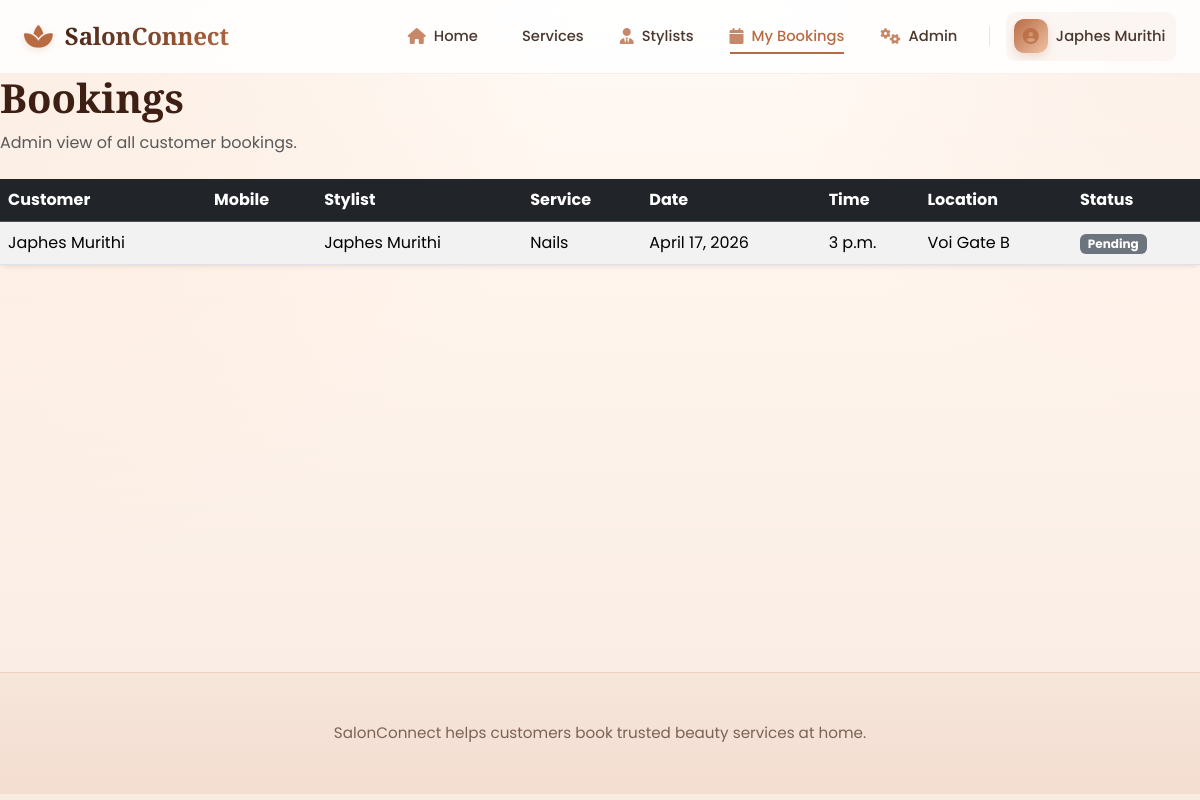
The app's page /bookings/ (signed in), older data.
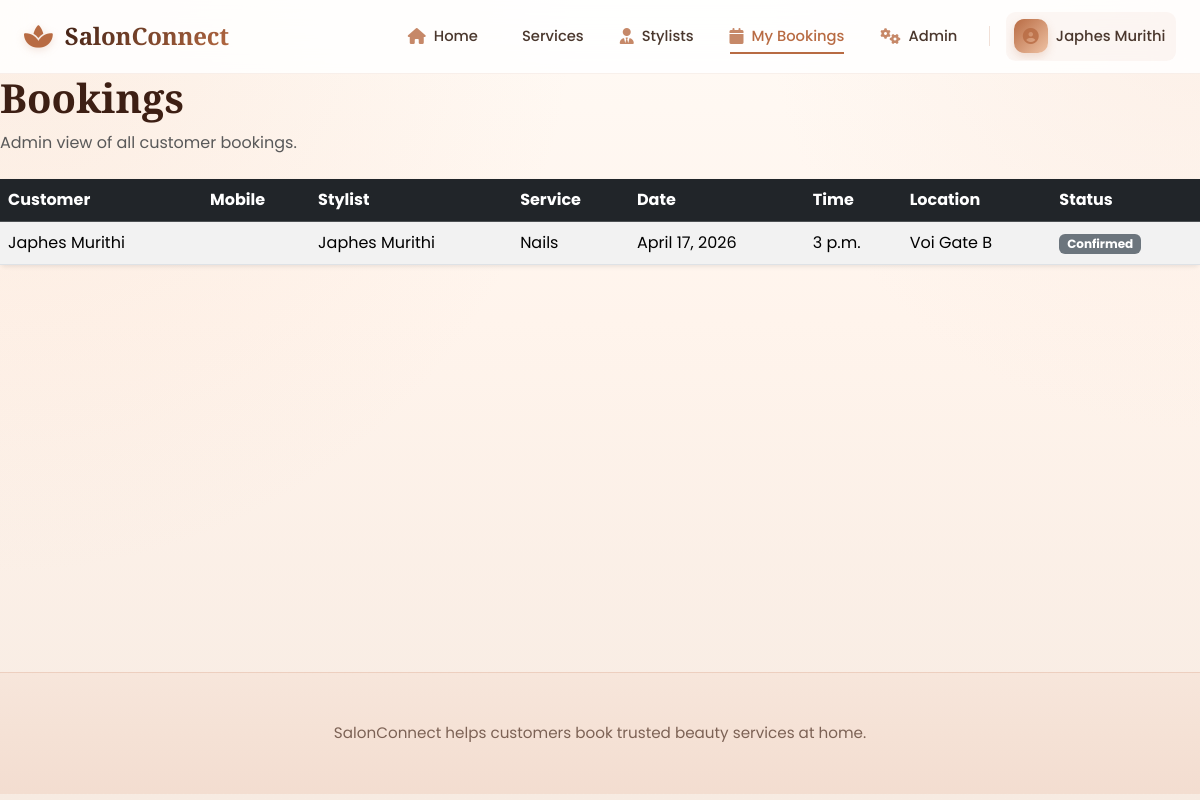
The same page, newer data.
### core/models.py (models this page shows, shortened)
class Booking(models.Model):
    STATUS_PENDING = "Pending"
    STATUS_CONFIRMED = "Confirmed"
    STATUS_COMPLETED = "Completed"
    STATUS_CHOICES = [
        (STATUS_PENDING, "Pending"),
        (STATUS_CONFIRMED, "Confirmed"),
        (STATUS_COMPLETED, "Completed"),
    ]
    customer = models.ForeignKey(
        User, on_delete=models.CASCADE, related_name="customer_bookings"
    )
    stylist = models.ForeignKey(
        StylistProfile, on_delete=models.CASCADE, related_name="bookings"
    )
    service = models.ForeignKey(Service, on_delete=models.CASCADE, related_name="bookings")
    date = models.DateField()
    time = models.TimeField()
    mobile_number = models.CharField(max_length=20, default="", blank=True)
    location = models.CharField(max_length=255)
    status = models.CharField(
        max_length=20, choices=STATUS_CHOICES, default=STATUS_PENDING
    )
    created_at = models.DateTimeField(auto_now_add=True)
    class Meta:
        ordering = ["-date", "-time"]

class StylistProfile(models.Model):
    user = models.OneToOneField(User, on_delete=models.CASCADE)
    full_name = models.CharField(max_length=150)
    phone = models.CharField(max_length=20)
    location = models.CharField(max_length=100)
    bio = models.TextField()
    profile_image = models.ImageField(upload_to="stylists/", blank=True, null=True)
    is_available = models.BooleanField(default=True)
    class Meta:
        ordering = ["full_name"]

class Service(models.Model):
    name = models.CharField(max_length=100)
    description = models.TextField()
    price = models.DecimalField(max_digits=8, decimal_places=2)
    image = models.ImageField(upload_to="services/", blank=True, null=True)
    class Meta:
        ordering = ["name"]

### core/views.py (the view)
# urls.py: path("bookings/", views.booking_list, name="booking_list"),
@login_required
def booking_list(request):
    if request.user.is_superuser:
        bookings = Booking.objects.select_related(
            "customer", "stylist", "service"
        ).all()
    else:
        bookings = Booking.objects.select_related(
            "customer", "stylist", "service"
        ).filter(customer=request.user)
    return render(request, "core/bookings.html", {"bookings": bookings})

### templates/core/bookings.html
{% extends 'base.html' %}
{% block content %}
<section class="page-header mb-4">
    <h1 class="display-6 fw-bold">Bookings</h1>
    <p class="text-muted">
        {% if user.is_staff %}
            Admin view of all customer bookings.
        {% else %}
            Track your upcoming and completed appointments.
        {% endif %}
    </p>
</section>
<div class="card border-0 shadow-sm">
    <div class="card-body p-0">
        <div class="table-responsive">
            <table class="table table-striped align-middle mb-0">
                <thead class="table-dark">
                    <tr>
                        <th>Customer</th>
                        <th>Mobile</th>
                        <th>Stylist</th>
                        <th>Service</th>
                        <th>Date</th>
                        <th>Time</th>
                        <th>Location</th>
                        <th>Status</th>
                    </tr>
                </thead>
                <tbody>
                    {% for booking in bookings %}
                        <tr>
                            <td>{{ booking.customer.username }}</td>
                            <td>{{ booking.mobile_number }}</td>
                            <td>{{ booking.stylist.full_name }}</td>
                            <td>{{ booking.service.name }}</td>
                            <td>{{ booking.date }}</td>
                            <td>{{ booking.time }}</td>
                            <td>{{ booking.location }}</td>
                            <td><span class="badge bg-secondary">{{ booking.status }}</span></td>
                        </tr>
                    {% empty %}
                        <tr>
                            <td colspan="8" class="text-center py-4">No bookings found yet.</td>
                        </tr>
                    {% endfor %}
                </tbody>
            </table>
        </div>
    </div>
</div>
{% endblock %}

Row changes from the older to the newer data that the page shows:
changed Booking "Voi Gate B": status "Pending" → "Confirmed"
